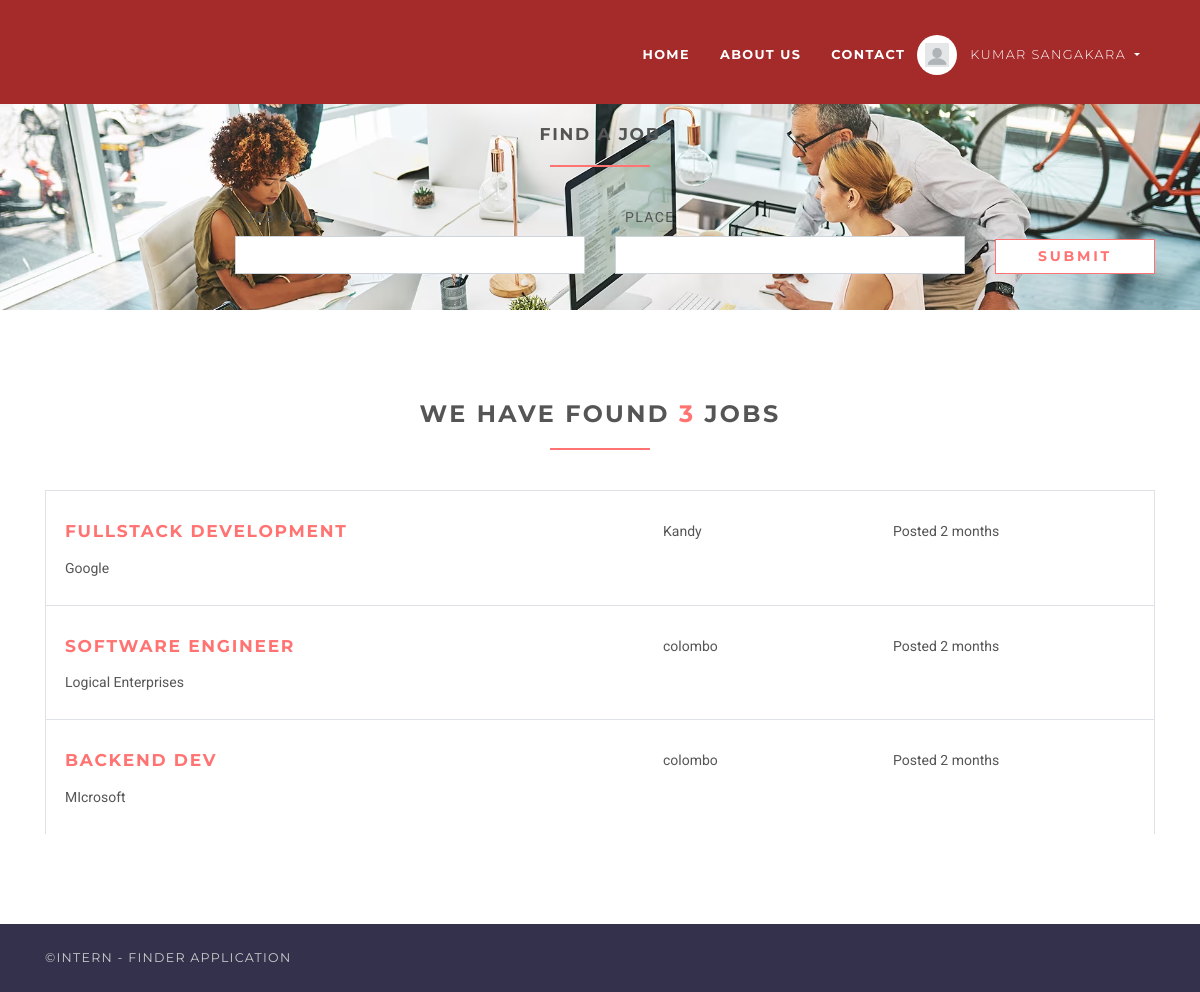
The page /jobs (signed in) on the database its author committed.
### accounts/models.py (models this page shows, shortened)
class User(AbstractUser):
    username = None
    role = models.CharField(max_length=12, error_messages={
        'required': "Role must be provided"
    })
    gender = models.CharField(max_length=10, blank=True, null=True, default="")
    email = models.EmailField(unique=True, blank=False,
                              error_messages={
                                  'unique': "A user with that email already exists.",
                              })
    USERNAME_FIELD = "email"
    REQUIRED_FIELDS = []
    objects = UserManager()

### jobsapp/models.py (models this page shows, shortened)
class Job(models.Model):
    user = models.ForeignKey(User, on_delete=models.CASCADE)
    title = models.CharField(max_length=300)
    description = models.TextField()
    location = models.CharField(max_length=150)
    type = models.CharField(choices=JOB_TYPE, max_length=10)
    category = models.CharField(max_length=100)
    last_date = models.DateTimeField()
    company_name = models.CharField(max_length=100)
    company_description = models.CharField(max_length=300)
    website = models.CharField(max_length=100, default="")
    created_at = models.DateTimeField(default=timezone.now)
    filled = models.BooleanField(default=False)

### jobsapp/views/home.py (the view)
# urls.py: path('jobs', JobListView.as_view(), name='jobs'),
class JobListView(ListView):
    model = Job
    template_name = 'jobs/jobs.html'
    context_object_name = 'jobs'
    paginate_by = 5

### templates/jobs/jobs.html (shortened to what this page needs)
{% extends 'base.html' %}
{% load static %}
{% block content %}
    <section class="job-form-section job-form-section--compressed" style="background-image: url('{% static 'jobs4.jpg' %}');
    /* Adjust background image properties */
    background-size: cover; /* Cover the entire container */
    background-repeat: no-repeat; /* Do not repeat the image */
    background-position: center;">
        <div class="container">
            <h4 class="heading">Find a Job</h4>
            <form id="job-main-form" method="get" action="#" class="job-main-form">
                <div class="controls">
                    <div class="row align-items-end">
                        <div class="col-sm-1 col-lg-2"></div>
                        <div class="col-sm-5 col-lg-4 form-group">
                            <label for="profession">Job Role</label>
                            <input type="text" id="profession" name="profession"
                                    class="form-control">
                        </div>
                        <div class="col-sm-5 col-lg-4 form-group">
                            <label for="location">Place</label>
                            <input type="text" id="location" name="location"
                                    class="form-control">
                        </div>
                        <div class="col-sm-1 col-lg-2 form-group">
                            <button type="submit" name="name"
                                    class="btn btn-outline-white-primary job-main-form__button">
                                submit
                            </button>
                        </div>
                    </div>
                </div>
            </form>
        </div>
    </section>
    <section>
        <div class="container">
            <h3 class="heading">We have found <span class="accent">{{ jobs.count }}</span> jobs</h3>
            {% for job in jobs %}
                <div class="job-listing  ">
                    <div class="row">
                        <div class="col-md-12 col-lg-6">
                            <div class="row">
                                <div class="col-10">
                                    <h4 class="job__title"><a
                                            href="{% url 'jobs:jobs-detail' job.id %}">{{ job.title }}</a></h4>
                                    <p class="job__company">
                                        {{ job.company_name }}
                                    </p>
                                </div>
                            </div>
                        </div>
                        <div class="col-10 col-md-3 col-lg-2 ml-auto">
                            {{ job.location }}
                        </div>
                        <div class="col-10 col-md-3 col-lg-3 ml-auto">
                            <p>Posted {{ job.created_at|timesince }}</p>
                        </div>
                    </div>
                </div>
            {% endfor %}
        </div>
    </section>
{% endblock %}

### templates/base.html (shortened to what this page needs)
{% load static %}
<!DOCTYPE html>
<html>
<head>
    <link rel="stylesheet"
          href="{% static 'vendor/bootstrap/css/bootstrap.min.css' %}">
    <link rel="stylesheet"
          href="{% static 'vendor/font-awesome/css/font-awesome.min.css' %}">
    <link rel="stylesheet"
          href="{% static 'vendor/owl.carousel/assets/owl.carousel.css' %}">
    <link rel="stylesheet"
          href="{% static 'vendor/owl.carousel/assets/owl.theme.default.css' %}">
    <link rel="stylesheet" href="{% static 'css/style.default.css' %}"
          id="theme-stylesheet">
    <link rel="stylesheet" href="{% static 'css/custom.css' %}">
</head>
<body>
<header class="header">
    <nav class="navbar navbar-expand-lg" style="background-color: brown;" >
        <div class="container">
            <div id="navbarSupportedContent" class="collapse navbar-collapse">
                <ul class="navbar-nav ml-auto">
                    <li class="nav-item" >
                        {% if request.user.is_authenticated %}
                            {% if request.user.role == 'employer' %}
                                <a href="{% url 'jobs:employer-dashboard' %}" class="nav-link"><strong>Dashboard</strong></a>
                            {% else %}
                                <a href="/" class="nav-link"><strong>Home</strong></a>
                            {% endif %}
                        {% else %}
                        <a href="/" class="nav-link"><strong>Home</strong></a>
                        {% endif %}
                    </li>
                    <li class="nav-item">
                        <a href="{% url 'jobs:about_us' %}" class="nav-link about-link"><strong>About us</strong></a>
                    </li>
                    <li class="nav-item">
                        <a href="{% url 'jobs:contact_us' %}" class="nav-link contact-link"><strong>Contact</strong></a>
                    </li>
                    {% if request.user.is_authenticated and request.user.role == 'employer' %}
                        <li class="nav-item dropdown">
                            <a id="clientZone" href="#" data-toggle="dropdown"
                               aria-haspopup="true" aria-expanded="false"
                               class="nav-link dropdown-toggle has-img mb-3 mb-lg-0 mt-3 mt-lg-0">
                               <div class="client-menu-image">
                                <div class="inner">
                                    <img src="{% static 'employer.jpg' %}"
                                         alt="company image"
                                         class="img-fluid">
                                </div>
                                </div>
                                {% if request.user.role == 'employee' %}
                                    {{ request.user.first_name }} {{ request.user.last_name }}
                                {% else %}
                                    {{ request.user.first_name }}
                                {% endif %}
                            </a>
                            <div aria-labelledby="clientZone" class="dropdown-menu">
                                <a href="{% url 'jobs:employer-dashboard' %}" class="dropdown-item">Dashboard</a>
                                <a href="{% url 'jobs:employer-all-applicants' %}" class="dropdown-item">Applicants </a>
                                <a href="{% url 'jobs:employer-jobs-create' %}" class="dropdown-item">Post a new
                                    job </a>
                                <a href="{% url 'accounts:logout' %}" class="dropdown-item">Logout</a>
                            </div>
                        </li>
                    {% elif request.user.is_authenticated and request.user.role == 'employee' %}
                    <li class="nav-item dropdown">
                        <a id="clientZone" href="#" data-toggle="dropdown"
                            aria-haspopup="true" aria-expanded="false"
                            class="nav-link dropdown-toggle has-img mb-3 mb-lg-0 mt-3 mt-lg-0">
                            <div class="client-menu-image">
                                <div class="inner">
                                    <img src="{% static 'profile.jpg' %}"
                                         alt="company image"
                                         class="img-fluid">
                                </div>
                            </div>
                            {% if request.user.role == 'employee' %}
                            {{ request.user.first_name }} {{ request.user.last_name }}
                            {% else %}
                            {{ request.user.first_name }}
                            {% endif %}
                        </a>
                    </li>
                    {% endif %}
                </ul>
            </div>
        </div>
    </nav>
</header>
<div >
    {% block content %} {% endblock %}
</div>
<footer class="footer">
    <div class="footer__copyright">
        <div class="container">
            <div class="row">
                <div class="col-md-6 text-md-left text-center">
                    <p>&copy;INTERN - FINDER APPLICATION</p>
                </div>
            </div>
        </div>
    </div>
</footer>
</body>
</html>

### rows shown on the page
User: user.first_name "KUMAR", user.last_name "SANGAKARA"
Job: title "FULLSTACK DEVELOPMENT", company_name "Google", location "Kandy", created_at "2 months"
Job: title "SOFTWARE ENGINEER", company_name "Logical Enterprises", location "colombo", created_at "2 months"
Job: title "BACKEND DEV", company_name "MIcrosoft", location "colombo", created_at "2 months"

### other values the page prints
{{ jobs.count }} "3"
